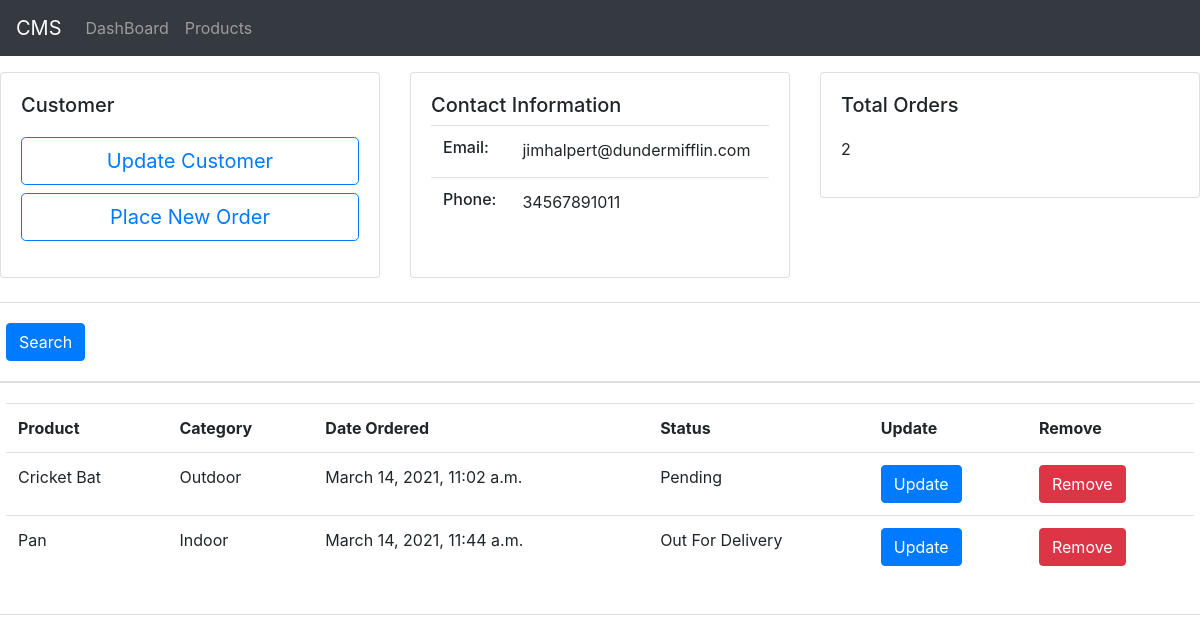
/customer/3/, run on the app's committed database.
### accounts/models.py (models this page shows, shortened)
class Customer(models.Model):
    name = models.CharField(max_length=200, null=True)
    phone = models.CharField(max_length=200, null=True)
    email = models.CharField(max_length=200, null=True)
    date_created = models.DateTimeField(auto_now_add=True, null=True)

class Order(models.Model):
    STATUS = (
        ('Pending', 'Pending'),
        ('Out For Delivery', 'Out For Delivery'),
        ('Delivered', 'Delivered')
    )
    status = models.CharField(max_length=50, null=True, choices=STATUS)
    date_created = models.DateTimeField(auto_now_add=True, null=True)
    customer = models.ForeignKey(
        Customer, null=True, on_delete=models.SET_NULL)
    product = models.ForeignKey(Product, null=True, on_delete=models.SET_NULL)

class Product(models.Model):
    CATEGORY = (
        ("Indoor", "Indoor"),
        ("Outdoor", "Outdoor"),
    )
    name = models.CharField(max_length=100, null=True)
    category = models.CharField(max_length=100, null=True, choices=CATEGORY)
    description = models.CharField(max_length=100, null=True)
    price = models.FloatField(null=True)
    date_created = models.DateTimeField(auto_now_add=True, null=True)
    tags = models.ManyToManyField(Tag)
    def __str__(self):
        return self.name

### accounts/views.py (the view)
# urls.py: path('customer/<str:pk_test>/', views.customer, name='customers'),
def customer(request, pk_test):
    customers = Customer.objects.get(id=pk_test)
    orders = customers.order_set.all()
    order_count = orders.count()
    context = {'customer': customers,
               'orders': orders, 'order_count': order_count}
    return render(request, 'accounts/customer.html', context)

### accounts/templates/accounts/customer.html (shortened to what this page needs)
{% extends 'accounts/index.html'%}
{% block content %}
<br>
<br>
  <div class="row">
    <div class="col-md-4">
      <div class="card card-body">
          <div class="card-title"><h5>Customer</h5></div>
          <table class='table'>
            <tr>
              <a class="btn btn-outline-primary btn-lg btn-block" href="">Update Customer</a>
              </tr>
              <tr>
                <a class="btn btn-outline-primary  btn-lg btn-block" href="{% url 'create_order' customer.id %}">Place New Order</a>
              </tr>
          </table>
      </div>
    </div>
    <div class="col-md-4">
      <div class="card card-body">
        <div class="card-title"><h5>Contact Information</h5>
        <table class="table">
          <tr>
          <th><h6>Email:</h6></th>
          <td>{{customer.email}}</td>
        </tr>
        <tr>
          <th><h6>Phone:</h6></th>
          <td>{{customer.phone}}</td>
        </tr>
        </table>
      </div>
      </div>
    </div>
    <div class="col-md-4">
      <div class="card card-body">
        <div class="card-title"><h5>Total Orders</h5></div>
      </div>
    </div>
  </div>
  <br>
  <div class="row">
   <div class="card card-body">
    <form action="" method="get">
      <button class="btn btn-primary"href="" type="submit">Search</button>
    </form>
   </div>
  </div>
  <div class="row">
    <div class="card card-body">
      <table class="table">
        <tr>
          <th>Product</th>
          <th>Category</th>
          <th>Date Ordered</th>
          <th>Status</th>
          <th>Update</th>
          <th>Remove</th>
        </tr>
        {% for i in orders%}
        <tr>
        <td>{{i.product}}</td>
        <td>{{i.product.category}}</td>
        <td>{{i.date_created}}</td>
        <td>{{i.status}}</td>
        <td><a href="{% url 'update_order' i.id%}" class="btn btn-primary">Update</a></td>
        <td><a href="{% url 'delete_order' i.id%}" class="btn btn-danger">Remove</a></td>
      </tr>
        {%endfor%}
      </table>
    </div>
  </div>
  {% endblock%}

### data on the page
Customer: email "jimhalpert@dundermifflin.com", phone "34567891011"
Order: product "Cricket Bat", product.category "Outdoor", date_created "March 14, 2021, 11:02 a.m.", status "Pending"
Order: product "Pan", product.category "Indoor", date_created "March 14, 2021, 11:44 a.m.", status "Out For Delivery"
